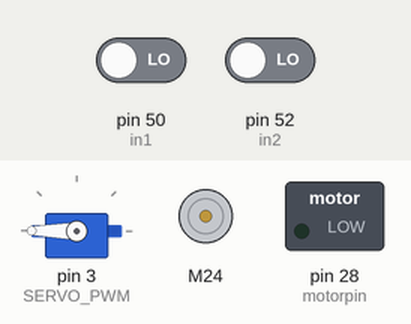
This sketch was run on a simulated Arduino Mega 2560, built with avr-gcc and run on an emulated ATmega2560. Parts: servo, DC motor (green arrow = forward, orange = backward, longer = faster), switched loads named in the sketch (green lamp = pin HIGH). The inputs (shaded band) are chosen by the test bench; at power-on: pin 50 (in1) LOW, pin 52 (in2) LOW.

Above: at 3.8 s.
3.9 s: pin 50 (in1) driven HIGH
At 8.2 s:
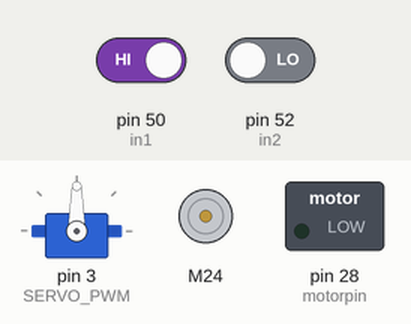
8.9 s: pin 52 (in2) driven HIGH
At 9.9 s:
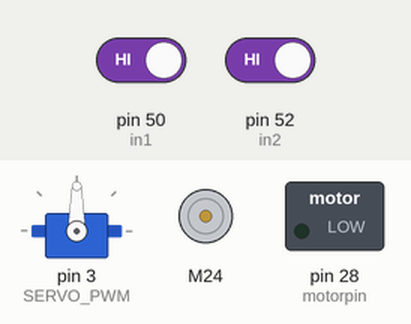
11.0 s: pin 50 (in1) driven LOW
At 15.8 s:
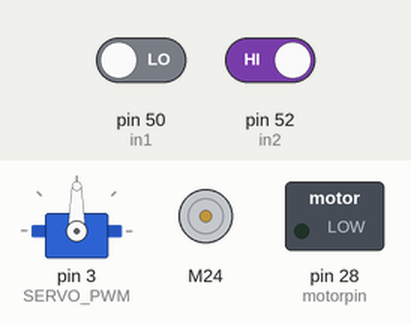
16.0 s: pin 52 (in2) driven LOW
At 18.0 s:
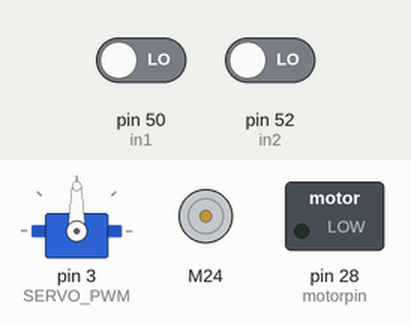
Timing chart, 0 to 20.7 s (numbered marks = the images above; inputs shaded):
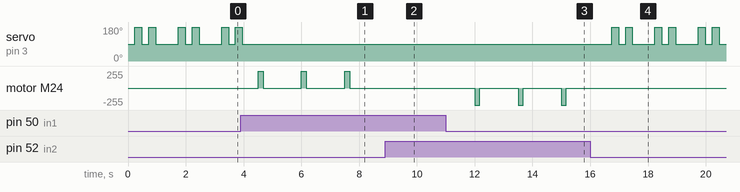

The sketch:

Main.ino
```cpp
//https://learn.sparkfun.com/tutorials/tb6612fng-hookup-guide?_ga=2.73065424.2123903471.1619898097-1924508164.1618963764
//https://microcontrollerslab.com/mg995-servo-motor-pinout-interfacing-with-arduino-features-examples/

#include <SparkFun_TB6612.h>
#include <Servo.h>

#define SERVO_PWM 3 //needs to be PWM
#define AIN1 24
#define AIN2 22
#define PWMA 2 //needs to be PWM
#define STBY 26

int in1 = 50;
int in2 = 52;
int motorpin = 28;

int trigger_servo_delay = 240;
int turn_duration = 1500;
int motor_duration = 175;

Servo trigger;

const int offsetA = 1;

Motor m = Motor(AIN1, AIN2, PWMA, offsetA, STBY);

void setup() {
  pinMode(in1, INPUT);
  pinMode(in2, INPUT);
  pinMode(motorpin, OUTPUT);
  trigger.attach(SERVO_PWM);
}

void loop() {
  // put your main code here, to run repeatedly:
  //digitalWrite(motorpin, 1);
  int a = digitalRead(in1);
  int b = digitalRead(in2);
  if (a+b==0) {
    m.brake();
    trigger.write(90);
    delay(trigger_servo_delay);
    trigger.write(180);
    delay(trigger_servo_delay);
    trigger.write(90);
    delay(trigger_servo_delay);
    trigger.write(180);
    delay(trigger_servo_delay);
    trigger.write(90);
    //digitalWrite(motorpin, 0);
    delay(turn_duration - (4*trigger_servo_delay));
  } else if ((a == 1)and (b==0)) {
    m.drive(255, motor_duration);
    m.brake();
    delay(turn_duration - motor_duration);
  } else if (a+b == 1){
    m.drive(-255, motor_duration);
    m.brake();
    delay(turn_duration - motor_duration);
  } else {
    m.brake();
    //digitalWrite(motorpin, 0);
    delay(turn_duration);
  }
}
```

Measured:
- after the input at 3.9 s, servo on pin 3 (SERVO_PWM): goes on until 4.0 s, then stays 90°; motor M24: alternates forward 255/255 for 0.18 s and stopped for 1.3 s, starting after 0.60 s
- after the input at 8.9 s, motor M24: stops changing and stays stopped
- after the input at 11.0 s, motor M24: alternates backward 255/255 for 0.18 s and stopped for 1.3 s, starting after 1.0 s
- after the input at 16.0 s, servo on pin 3 (SERVO_PWM): 90° → 180° after 0.74 s, then repeats every 1.5 s: 90° 0.24 s, 180° 0.24 s, 90° 0.78 s, 180° 0.24 s; motor M24: stops changing and stays stopped
- by itself, servo on pin 3 (SERVO_PWM): repeats every 1.5 s: 90° 0.24 s, 180° 0.24 s, 90° 0.78 s, 180° 0.24 s
